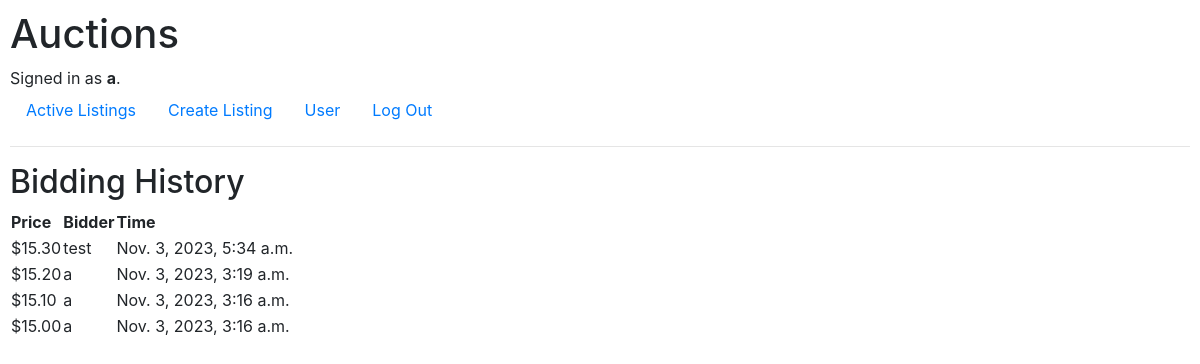
The page /listing/1/bid (signed in) on the database its author committed.
### auctions/models.py (models this page shows)
class User(AbstractUser):
    watchlist = models.ManyToManyField('Listing', related_name="watchlistuser")
    pass

class Bid(models.Model):
    listing = models.ForeignKey(Listing, on_delete=models.CASCADE, related_name="bid")
    bidder = models.ForeignKey(User, on_delete=models.CASCADE, related_name="bid")
    price = models.DecimalField(max_digits=20, decimal_places=2, validators=[MinValueValidator(0)])
    time = models.DateTimeField(auto_now_add=True)

### auctions/views.py (the view)
# urls.py: path("listing/<int:listing_id>/bid", views.bid, name="bid"),
def bid(request, listing_id):
    listing = Listing.objects.get(pk = listing_id)
    if listing:
        bid = Bid.objects.filter(listing = listing).order_by("-price")
        return render(request, "auctions/bids.html", {
            "bid":bid,
        })
    else:
        return render(request, "auctions/error.html", {
            "message":"Listing Not Exist."
        })

### auctions/templates/auctions/bids.html
{% extends 'auctions/layout.html' %}
{% block body %}
<h2>Bidding History</h2>
<div>
    <table>
        <thead>
            <tr>
                <th>Price</th>
                <th>Bidder</th>
                <th>Time</th>
            </tr>
        </thead>
        <tbody>
            {% for i in bid %}
            <tr>
                <td>${{ i.price }}</td>
                <td>{{ i.bidder }}</td>
                <td>{{ i.time }}</td>
            </tr>
            {% endfor %}
        </tbody>
    </table>
</div>
{% endblock %}

### auctions/templates/auctions/layout.html (shortened to what this page needs)
{% load static %}
<!DOCTYPE html>
<html lang="en">
    <head>
        <link rel="stylesheet" href="https://stackpath.bootstrapcdn.com/bootstrap/4.4.1/css/bootstrap.min.css">
        <link href="{% static 'auctions/styles.css' %}" rel="stylesheet">
    </head>
    <body>
        <h1>Auctions</h1>
        <div>
            {% if user.is_authenticated %}
                Signed in as <strong>{{ user.username }}</strong>.
            {% else %}
                Not signed in.
            {% endif %}
        </div>
        <ul class="nav">
            <li class="nav-item">
                <a class="nav-link" href="{% url 'index' %}">Active Listings</a>
            </li>
            {% if user.is_authenticated %}
                <li class="nav-item">
                    <a class="nav-link" href="{% url 'create' %}">Create Listing</a>
                </li>
                <li class="nav-item">
                    <a class="nav-link" href="{% url 'user' %}">User</a>
                </li>
                <li class="nav-item">
                    <a class="nav-link" href="{% url 'logout' %}">Log Out</a>
                </li>
            {% endif %}
        </ul>
        <hr>
        {% block body %}
        {% endblock %}
    </body>
</html>

### auctions/static/auctions/styles.css (style rules this page uses)
body { padding: 10px; }

### rows shown on the page
User: username "a"
Bid: price "15.30", bidder "test", time "Nov. 3, 2023, 5:34 a.m."
Bid: price "15.20", bidder "a", time "Nov. 3, 2023, 3:19 a.m."
Bid: price "15.10", bidder "a", time "Nov. 3, 2023, 3:16 a.m."
Bid: price "15.00", bidder "a", time "Nov. 3, 2023, 3:16 a.m."
